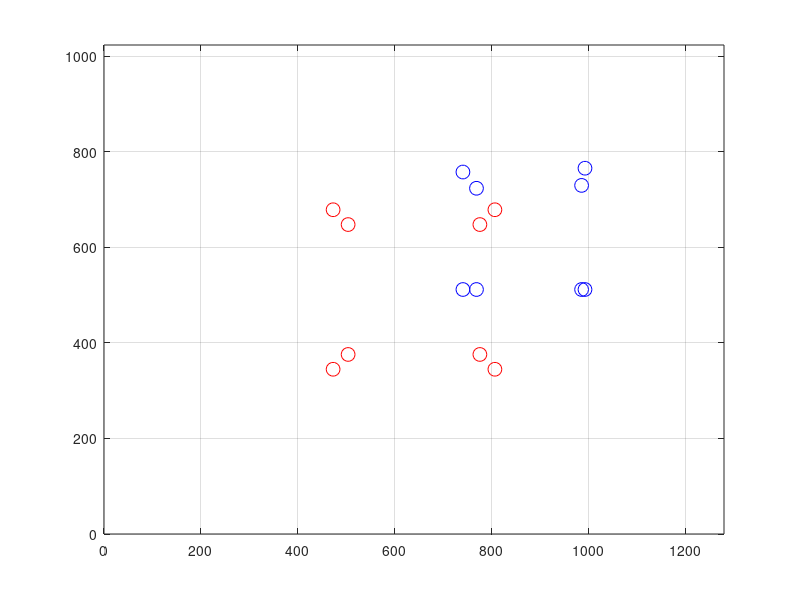

The MATLAB script that drew this image:
close all; clear; clc

%% Cam calib

K_t=1.0e+03 * [1.50    0.0000    0.640;
             0    1.50         0.512;
             0      0            0.0010];
% focal length: 0.015, pixel: 10e-6, image size: 1280x1024 (640 512);
 

% P(:, ?) = One [x;y;z] point
P = [-0.1 -0.1  0.1  0.1 -0.1 -0.1 0.1  0.1; % Matrix P represents 
     -0.1  0.1  0.1 -0.1 -0.1  0.1 0.1 -0.1; % vertice coordinates 
     -0.1 -0.1 -0.1 -0.1  0.1  0.1 0.1  0.1];% of a cube P
 
% Rot1=rotx(0)*roty(0.0)*rotz(0);
Rot1 = [1 0 0;0 1 0; 0 0 1];
tran1 = [0; 0; 1.0];

for i=1:length(P)
    Xc=[Rot1 tran1]*[P(:,i);1];
    xc= K_t * Xc;
    pt(:,i) = round([xc(1)/xc(3); xc(2)/xc(3)]);
    
    % Explain :
    % P = position in world
    % xc = intrinsic param * P
    
    % x position on image plane = fx*Px + cx * z (pixel position)
    % y position on image plane = fy*Py + cy * z (pixel position)
    
    % finally, x pos on image plane /= z
    % finally, y pos on image plane /= z
    
    % x(pixel) = fx*Px/z + cx
    % y(pixel) = fy*Py/z + cy
    
    % move x=1 in world, move x = f/z in image plane
    % move x=1 in image, move x = z/f in world.
    
end

% Rot2=rotx(0)*roty(0.2)*rotz(0);
Rot2 = [cos(0.2) 0 sin(0.2); 0 1 0; -sin(0.2) 0 cos(0.2)];
tran2= [0.2 ; 0.1; 1.3];

for i=1:length(P)
    Xc=[Rot2 tran2]*[P(:,i);1];
    xc= K_t * Xc
    pt_s(:,i)= round([xc(1)/xc(3); xc(2)/xc(3)]);
end

figure(1)
plot(pt(1,:),pt(2,:),'or','MarkerSize',10); hold on;
plot(pt_s(1,:),pt_s(2,:),'ob','MarkerSize',10); hold off;
axis([0 K_t(1,3)*2 0 K_t(2,3)*2])
grid on;